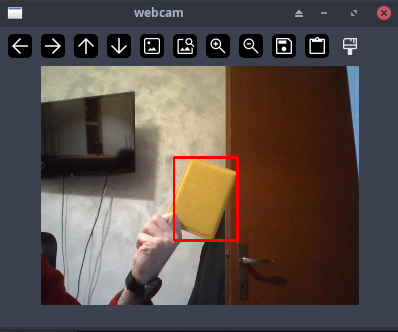
#> input picture Yellow Color Detection.png, 398 x 332 px, given in place of the camera
$ python color_detector.py
#> lines starting #> are read from the running program, lines starting #| are printed output that depends on the picture; after the words box and inside, x2 and y2 are one past the last pixel; in counts of white or black regions, pixels touching at a corner belong together
import cv2
import numpy as np

yellow = [0, 255, 255]  # yellow in bgr
c = np.uint8([[yellow]])  # the bgr values which you want to convert to hsv
hsvC = cv2.cvtColor(c, cv2.COLOR_BGR2HSV)
lowerLimit = hsvC[0][0][0] - 10, 100, 100
upperLimit = hsvC[0][0][0] + 10, 255, 255
lowerLimit = np.array(lowerLimit, dtype=np.uint8)
upperLimit = np.array(upperLimit, dtype=np.uint8)
video = cv2.VideoCapture(0)

while True:
    success, img = video.read()
#> img is the input picture: shape (332, 398, 3); mean B, G, R 73.9, 77.3, 88.5
    HSVimage = cv2.cvtColor(img, cv2.COLOR_BGR2HSV)
#> HSVimage: shape (332, 398, 3); mean H, S, V 63.9, 90, 96.5
    mask = cv2.inRange(HSVimage, lowerLimit, upperLimit)
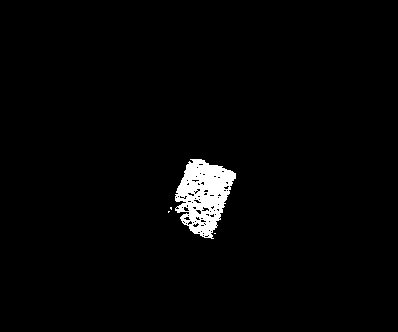
#> mask: shape (332, 398); 2.2% white; 4 white regions (3 under 20 px)

    contours, hierarchy = cv2.findContours(mask, cv2.RETR_EXTERNAL, cv2.CHAIN_APPROX_SIMPLE)
#> contours = 4 contours, 3 with area under 20; largest, box (x1, y1, x2, y2) and area: (175, 159, 236, 239) 3008
    if len(contours) != 0:
        for contour in contours:
            if cv2.contourArea(contour) > 500:
                x, y, w, h = cv2.boundingRect(contour)
                cv2.rectangle(img, (x, y), (x + w, y + h), (0, 0, 255), 3)
#> this loop made 4 passes
#> (x, y, w, h) on pass 4: (175, 159, 61, 80)
#> contour on passes 1 to 3: [[214, 233], [215, 233]], [[168, 211], [168, 212], [169, 211]], [[170, 207], [170, 208], [171, 209], [171, 207]]
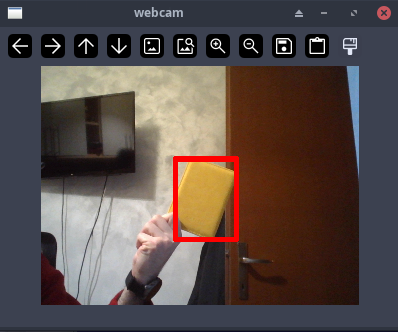
#> img: shape (332, 398, 3); 0.51% of pixels changed, all inside (x1, y1, x2, y2) = (175, 159, 236, 239)


    cv2.namedWindow("mask", cv2.WINDOW_NORMAL)
    cv2.namedWindow("webcam", cv2.WINDOW_NORMAL)
    cv2.imshow("mask", mask)
    cv2.imshow("webcam", img)

    if cv2.waitKey(1) & 0xFF == ord("q"):
#> (key q is pressed here)
        break

cv2.destroyAllWindows()
